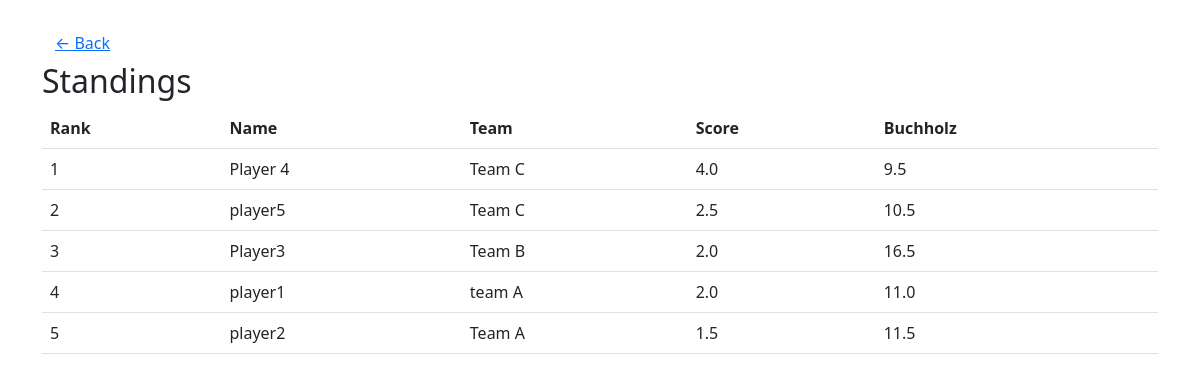
Screenshot of /standings with the database file from the repository.
### models.py (models this page shows)
class Player(Base):
    __tablename__ = 'players'
    id = Column(Integer, primary_key=True)
    name = Column(String)
    team = Column(String)
    rating = Column(Integer)

### main.py (the view)
@app.route("/standings")
def standings():
    sess = get_session()
    scores = compute_scores(sess)
    buch = buchholz(sess, scores)
    players = sess.query(Player).all()
    rows = sorted([(p, scores.get(p.id,0.0), buch.get(p.id,0.0)) for p in players], key=lambda t: (-t[1], -t[2], -t[0].rating))
    return render_template("standings.html", rows=rows)

### models.py (called while the page is built)
def get_session():
    return Session()

### pairing.py (called while the page is built)
def compute_scores(sess):
    scores = {}
    for m in sess.query(Match).all():
        if m.p1_id:
            scores[m.p1_id] = scores.get(m.p1_id, 0) + (m.p1_score or 0)
        if m.p2_id:
            scores[m.p2_id] = scores.get(m.p2_id, 0) + (m.p2_score or 0)
    return scores

def buchholz(sess, scores):
    out = {}
    for p in sess.query(Player).all():
        opps = []
        for m in sess.query(Match).filter((Match.p1_id==p.id)|(Match.p2_id==p.id)).all():
            opp = m.p2_id if m.p1_id == p.id else m.p1_id
            if opp:
                opps.append(scores.get(opp, 0))
        out[p.id] = sum(opps)
    return out

### templates/standings.html (shortened to what this page needs)
<!doctype html>
<html>
<head>
  <link href="https://cdn.jsdelivr.net/npm/bootstrap@5.3.0/dist/css/bootstrap.min.css" rel="stylesheet">
</head>
<body>
  <div class="container py-4">
    <a href="{{ url_for('index') }}" class="btn btn-link">&larr; Back</a>
    <h2>Standings</h2>
    <table class="table">
      <thead>
        <tr><th>Rank</th><th>Name</th><th>Team</th><th>Score</th><th>Buchholz</th></tr>
      </thead>
      <tbody>
        {% for p, score, buch in rows %}
        <tr>
          <td>{{ loop.index }}</td>
          <td>{{ p.name }}</td>
          <td>{{ p.team }}</td>
          <td>{{ '%.1f' % score }}</td>
          <td>{{ '%.1f' % buch }}</td>
        </tr>
        {% endfor %}
      </tbody>
    </table>
  </div>
</body>
</html>

### rows the page displays
Player: name "Player 4", team "Team C", score "4.0", buch "9.5"
Player: name "player5", team "Team C", score "2.5", buch "10.5"
Player: name "Player3", team "Team B", score "2.0", buch "16.5"
Player: name "player1", team "team A", score "2.0", buch "11.0"
Player: name "player2", team "Team A", score "1.5", buch "11.5"
